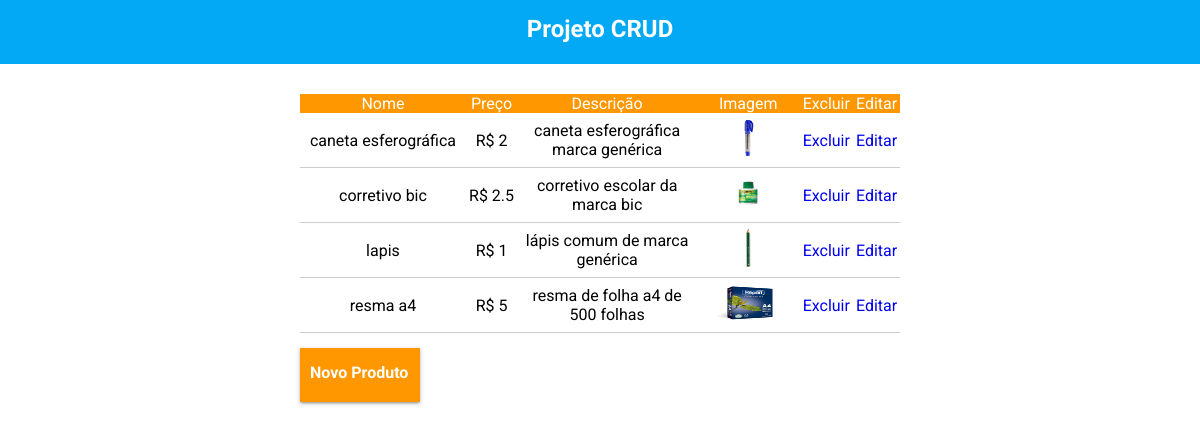
The page / on the database its author committed.
### tables this page shows
CREATE TABLE `crud` (
  `id` int(11) NOT NULL,
  `nome` varchar(255) NOT NULL,
  `preco` float NOT NULL,
  `descricao` text NOT NULL,
  `imagem` varchar(255) NOT NULL
);

### classes/pdo.php (called while the page is built, shortened)
<?php
	class CRUD
	{
		public static $pdo;
		public static function select(){
			self::$pdo = new PDO('mysql:host=localhost;dbname=bleez','root','');
			$sql = self::$pdo->prepare("SELECT * FROM `crud`");
			$sql->execute();
			$info = $sql->fetchAll();
			return $info;
		}
	}
?>

### index.php (the view, shortened to what this page needs)
<?php
	$info = CRUD::select();
?>
<!DOCTYPE html>
<html>
<head>
	<link rel="stylesheet" href="style.css">
</head>
<body>
	<header>
		<h2>Projeto CRUD</h2>
	</header>
	<div class="content">
		<div class="box-info">
			<table>
				<tr>
					<td>Nome</td>
					<td>Preço</td>
					<td>Descrição</td>
					<td>Imagem</td>
					<td>Excluir</td>
					<td>Editar</td>
				</tr>
				<?php
					foreach ($info as $key => $value) {
				?>
				<tr class="info-list">
					<td><?php echo $value['nome']?></td>
					<td>R$ <?php echo $value['preco']?></td>
					<td><?php echo $value['descricao']?></td>
					<td><img style="width: 90px; height: 50px;padding: 5px; background-size: contain;" src="images/<?php echo $value['imagem']?>"></td>
					<td><a href="index.php?excluir=<?php echo $value['id'];?>">Excluir</a></td>
					<td><a href="editar.php?editar=<?php echo $value['id'];?>">Editar</a></td>
				</tr>
				<?php } ?>
			</table>
			<div class="box-cadastro">
				<a href="cadastrar.php">Novo Produto</a>
			</div>
		</div>
	</div>
</body>
</html>

### style.css (style rules this page uses)
* { margin: 0; padding: 0; box-sizing: border-box; font-family: 'Roboto', sans-serif; }
a { text-decoration: none; cursor: pointer; }
html,body { width: 100%; height: 100%; }
header { width: 100%; height: 64px; background-color: #03a9f4; }
header h2 { text-align: center; color: white; padding-top: 15px; }
.content { width: 100%; padding: 0 2%; }
.box-info { max-width: 600px; margin: 0 auto; }
.box-info table { width: 100%; border-collapse: collapse; margin-top: 30px; }
.box-info tr:nth-of-type(1) { background: #ff9800; }
.box-info tr:nth-of-type(1) td { color: white; }
.box-info table td { text-align: center; }
.box-info table td:nth-of-type(3) { width: 30%; }
.info-list td { border-bottom: 1px solid #ccc; }
.box-cadastro { margin-top: 15px; width: 120px; height: 54px; background: #ff9800; box-shadow: 0 2px 2px 0 rgba(0,0,0,0.14), 0 3px 1px -2px rgba(0,0,0,0.12), 0 1px 5px 0 rgba(0,0,0,0.2); }
.box-cadastro a { display: block; padding-top: 15px; padding-left: 10px; color: white; font-weight: bold; }

### rows shown on the page
crud: nome "caneta esferográfica", preco "2", descricao "caneta esferográfica marca genérica", imagem (picture)
crud: nome "corretivo bic", preco "2.5", descricao "corretivo escolar da marca bic", imagem (picture)
crud: nome "lapis", preco "1", descricao "lápis comum de marca genérica", imagem (picture)
crud: nome "resma a4", preco "5", descricao "resma de folha a4 de 500 folhas", imagem (picture)
